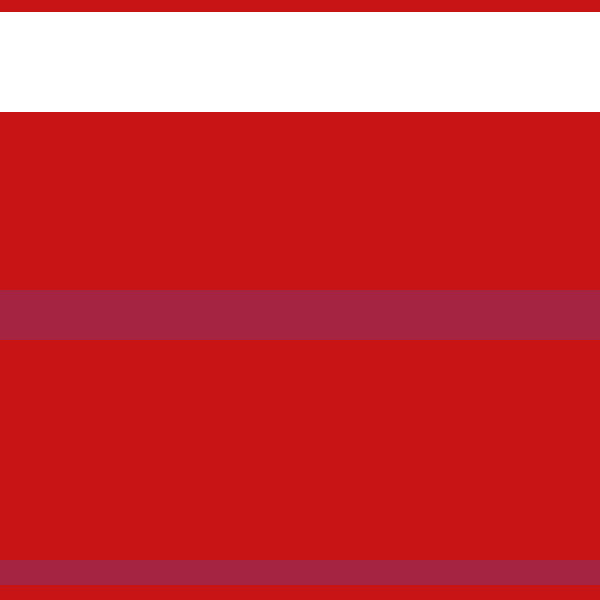
Frame 1 (no input)
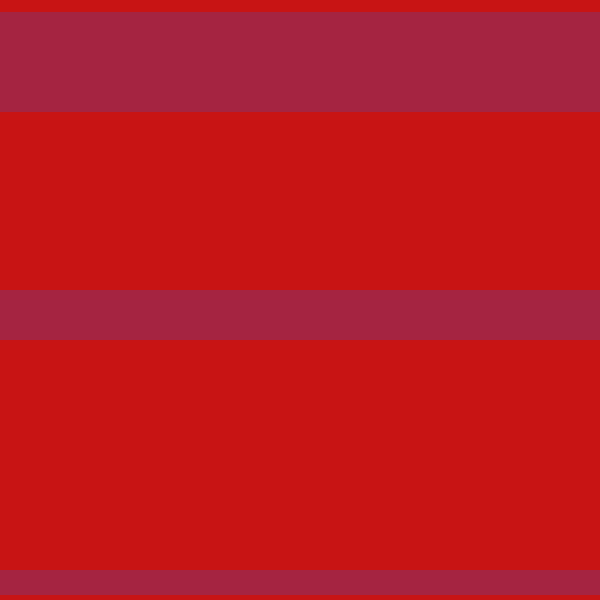
Frame 60 (the mouse pressed at the canvas centre just before this capture)
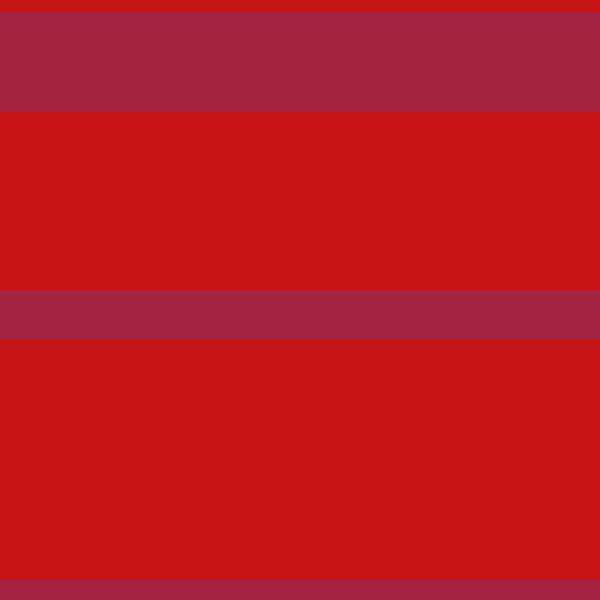
Frame 120 (the mouse held since frame 60 and released just before this capture)

The Processing sketch that drew these frames (run headless with seeded random() and noise(); from frame 60 on, the mouse is pressed at the canvas centre):

// Processing sketch: processing_23532
// ── processing_23532.pde



void setup () {
  size (600, 600);
}


void draw () {
  background (200, 20, 20);
  smooth();
  noStroke();

  int seconds = second (); // sets up the time functions as useable objects
  int minutes = minute ();
  int hours = hour ();
  //  int milli = millis (); - Didn't end up using



  //HOURS
  rect (0, hours*4, width, 100);
  fill (20, 100, 250, 50);

  // MINUTES
  rect (0, minutes*10, width, 50);  


  // SECONDS
  rect (0, seconds*10, width, 25);

  // MILLISECONDS - Doesn't loop around for some reason
  // Didn't make sense either to track this, either
  // rect (450, milli/60, 5,5);
}
